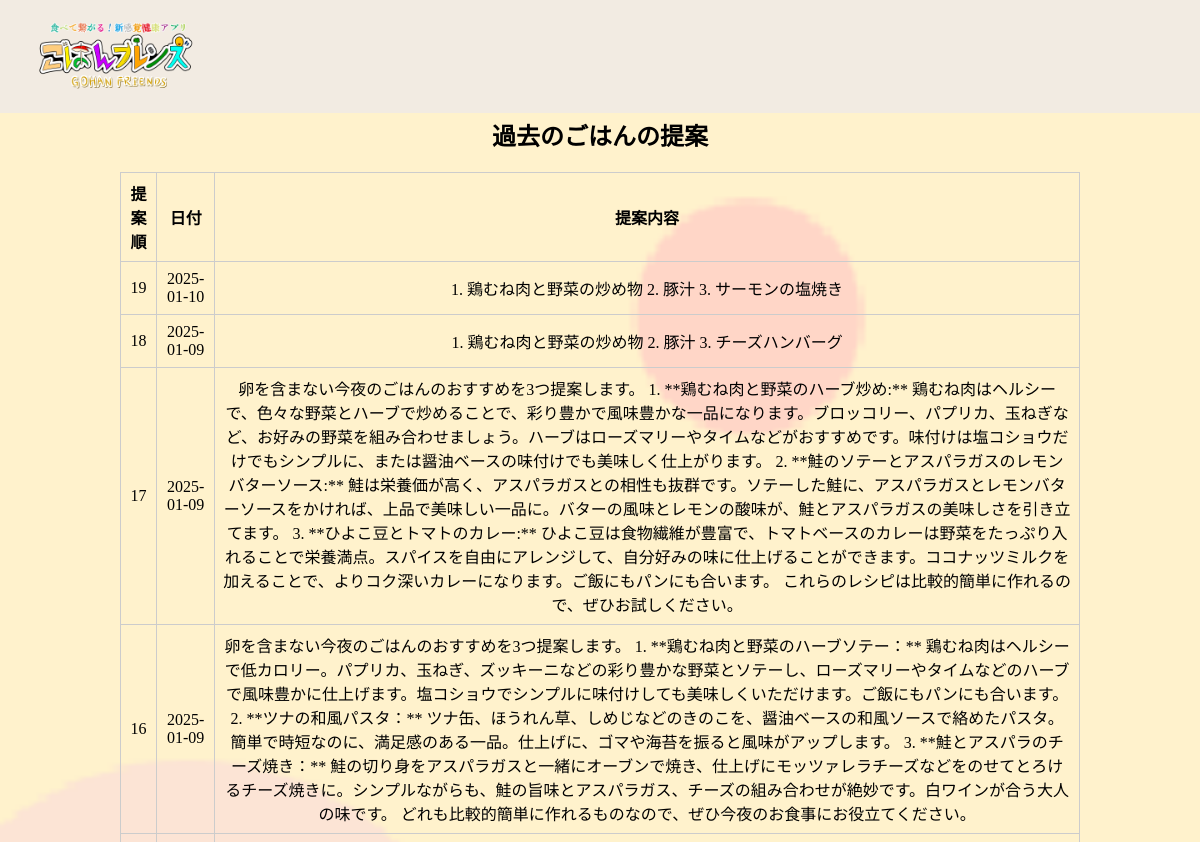
Page /sugg/sugg_hist (upper part) on the earlier database version.
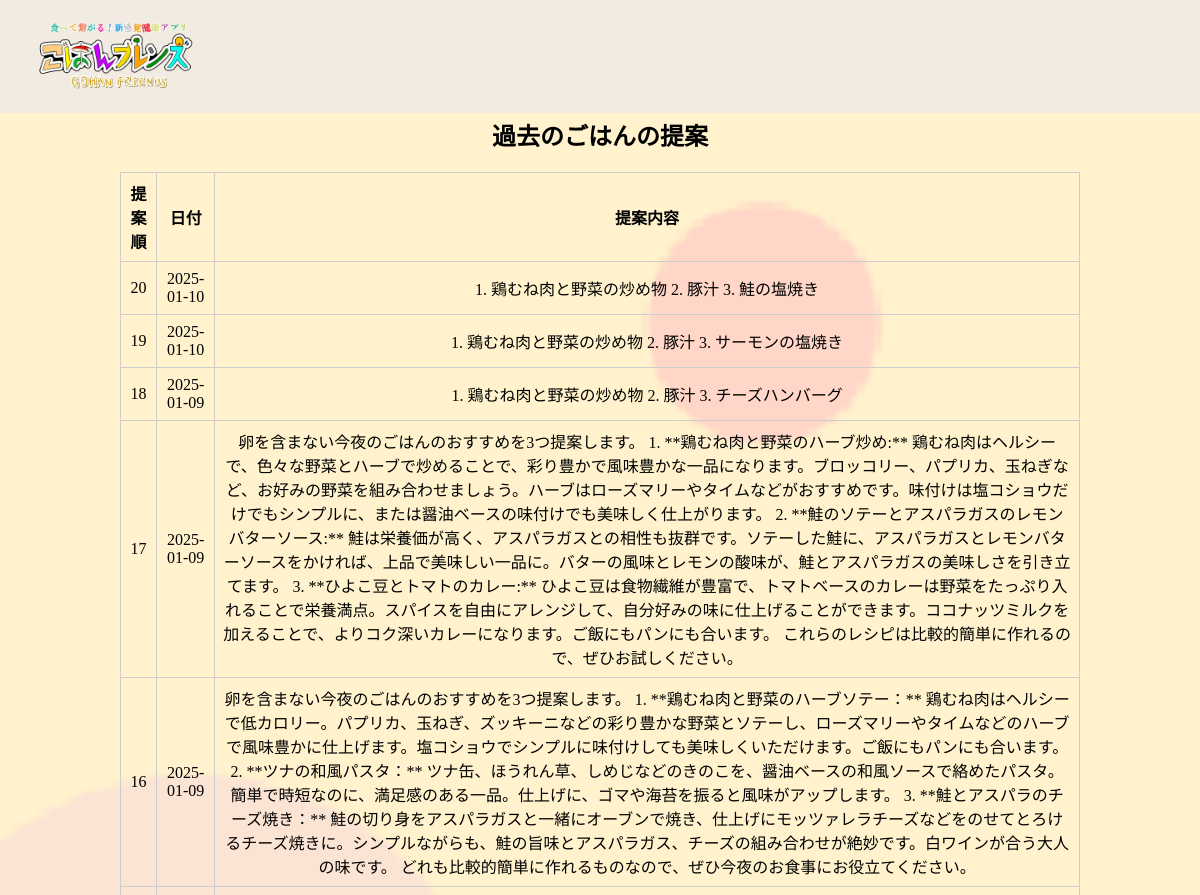
Same page on the later database version.
### tables this page shows
CREATE TABLE HISTORY (
    SUGG_ID INTEGER PRIMARY KEY AUTOINCREMENT,
    DAY DATE DEFAULT CURRENT_DATE,
    SUGG_txt VARCHAR(100)
, ACCOUNT_ID INTEGER NOT NULL DEFAULT 0);

### app.py (the view)
@app.route('/sugg/sugg_hist')
def sugg_hist():
    history = get_history()
    return render_template('sugg/sugg_hist.html', history=history)

### app.py (called while the page is built)
def get_db():
    conn = sqlite3.connect(DATABASE)
    return conn

@app.context_processor
def inject_account_info():
    return {
        'account_name': session.get('account_name'),
        'account_id': session.get('account_id')
    }

def get_history():
    conn = get_db()
    cursor = conn.cursor()
    cursor.execute("SELECT SUGG_ID, DAY, SUGG_txt FROM HISTORY ORDER BY SUGG_ID DESC")
    rows = cursor.fetchall()
    conn.close()
    return rows

### templates/sugg/sugg_hist.html (shortened to what this page needs)
{% extends 'base.html' %}
{% block content %}
<div class="main-contents">
    <h2 class="txt-center">過去のごはんの提案</h2>
    <div class="history-container">
        {% if history %}
            <table>
                <thead>
                    <tr>
                        <th>提案順</th>
                        <th>日付</th>
                        <th>提案内容</th>
                    </tr>
                </thead>
                <tbody>
                    {% for sugg in history %}
                        <tr>
                            <td>{{ sugg[0] }}</td>
                            <td>{{ sugg[1] }}</td>
                            <td>{{ sugg[2] }}</td>
                        </tr>
                    {% endfor %}
                </tbody>
            </table>
        {% else %}
            <p>過去の提案はまだありません。</p>
        {% endif %}
    </div>
</div>
<br>
<br>
{% endblock %}

### templates/base.html (shortened to what this page needs)
<!DOCTYPE html>
<html lang="ja">
<head>
    <link rel="stylesheet" href="../../static/css/style.css">
</head>
<body background="{{ url_for('static', filename='img/background.png') }}" class="kabegami">
    <header class="clearfix">
        <img src="{{ url_for('static', filename='img/title.png') }}" class="header-logo">
    </header>
    <main>
        {% block content %}{% endblock %}
    </main>
</body>
</html>

### static/css/style.css (style rules this page uses)
html, body { margin: 0; padding: 0; box-sizing: border-box; height: 100%; }
.kabegami { background-size: cover; }
header { display: flex; align-items: center; background-color: rgb(230,230,250,0.5); }
.header-logo { width: 200px; margin-left: 20px; margin-right: 20px; }
.clearfix::after { content: ""; clear: both; display: table; }
.main-contents { padding-top: 70px; }
table { border-collapse: collapse; width: 80%; }
th, td { border: 1px solid #ccc; padding: 8px; text-align: center; }
.txt-center { text-align: center; }
.history-container { display: flex; justify-content: center; }

Differences in the rows shown:
added HISTORY: SUGG_ID "20", DAY "2025-01-10", SUGG_txt "1. 鶏むね肉と野菜の炒め物 2. 豚汁 3. 鮭の塩焼き"
